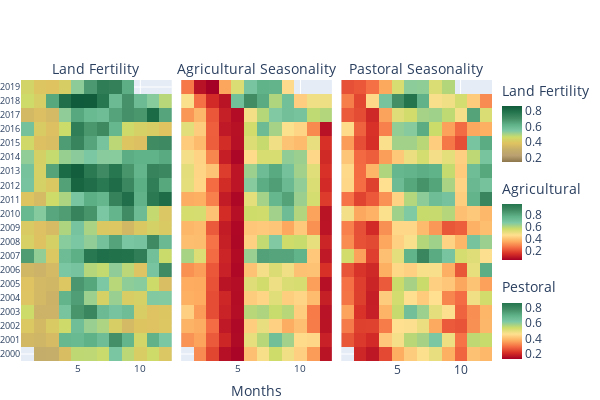

Here is the notebook cell this chart was saved with:
### Code cell
fig = make_subplots(rows = 1, cols =3, shared_yaxes=True, horizontal_spacing=0.02, subplot_titles=("Land Fertility", "Agricultural Seasonality","Pastoral Seasonality"))

fig.append_trace(go.Heatmap(
    x=ndvi_norm['Masool'].index.month,
    y=ndvi_norm['Masool'].index.year,
    z=ndvi_norm['Masool'],
    colorscale=[[0.0, "rgb(140,119,75)"],
                [0.1111111111111111, "rgb(186,160,113)"],
                [0.2222222222222222, "rgb(197,174,105)"],
                [0.3333333333333333, "rgb(223,194,97)"],
                [0.4444444444444444, "rgb(205,220,105)"],
                [0.5555555555555556, "rgb(125,200,165)"],
                [0.6666666666666666, "rgb(95,177,135)"],
                [0.7777777777777778, "rgb(66,140,100)"],
                [0.8888888888888888, "rgb(36,117,78)"],
                [1.0, "rgb(16,91,59)"]],
    colorbar=dict(title="Land Fertility", x=1, y=0.85, lenmode="pixels", len = 100, thickness=20),
    zmid = 0.5
), row=1, col=1)

fig.append_trace(go.Heatmap(
    x = agri_seasonality['Masool'].index.month,
    y = agri_seasonality['Masool'].index.year,
    z = agri_seasonality['Masool'], 
    colorscale=[[0.0, "rgb(165,0,38)"],
                [0.1111111111111111, "rgb(215,48,39)"],
                [0.2222222222222222, "rgb(244,109,67)"],
                [0.3333333333333333, "rgb(253,174,97)"],
                [0.4444444444444444, "rgb(254,224,144)"],
                [0.5555555555555556, "rgb(205,220,105)"],
                [0.6666666666666666, "rgb(125,200,165)"],
                [0.7777777777777778, "rgb(95,177,135)"],
                [0.8888888888888888, "rgb(66,140,100)"],
                [1.0, "rgb(36,117,78)"]],
    colorbar=dict(title="Agricultural",x=1, y=0.5, lenmode="pixels", len = 100, thickness=20),
    zmid = 0.5
    ), row=1, col=2)

fig.append_trace(go.Heatmap(
    x=past_seasonality['Masool'].index.month,
    y=past_seasonality['Masool'].index.year,
    z=past_seasonality['Masool'],
    colorscale=[[0.0, "rgb(165,0,38)"],
                [0.1111111111111111, "rgb(215,48,39)"],
                [0.2222222222222222, "rgb(244,109,67)"],
                [0.3333333333333333, "rgb(253,174,97)"],
                [0.4444444444444444, "rgb(254,224,144)"],
                [0.5555555555555556, "rgb(205,220,105)"],
                [0.6666666666666666, "rgb(125,200,165)"],
                [0.7777777777777778, "rgb(95,177,135)"],
                [0.8888888888888888, "rgb(66,140,100)"],
                [1.0, "rgb(36,117,78)"]],
    colorbar=dict(title="Pestoral", x=1, y=0.15, lenmode="pixels", len = 100, thickness=20),
    zmid = 0.5
), row=1, col=3)

for i in fig['layout']['annotations']:
    i['font'] = dict(size=13.5)

fig.update_layout(
    height = 400,
    width = 600,
    margin= dict(l=0, r=20, t=80, b=10),
    xaxis = dict(
        tickfont=dict(
            size=10
        )
    ),
    xaxis2 = dict(
        title = 'Months',
        tickfont=dict(
            size=10
        )
    ),
    yaxis = dict(
        type = 'category',
        tickfont=dict(
            size=9
        )
    ),
    title= { 
#         'text':'Masool Seasonality',
        'y':0.92,
        'x':0.5,
        'xanchor': 'center',
        'yanchor': 'top'}
)

fig.show()

### Figure 1 — Plotly figure (JSON) as saved in the notebook; plotly's stock layout.template omitted (floating-point values rounded to 4 significant figures; data arrays with more than 128 entries replaced by an {"elided": "..."} marker saying what was removed)
{"data": [{"colorbar": {"len": 100, "lenmode": "pixels", "thickness": 20, "title": {"text": "Land Fertility"}, "x": 1, "y": 0.85}, "colorscale": [[0, "rgb(140,119,75)"], [0.1111, "rgb(186,160,113)"], [0.2222, "rgb(197,174,105)"], [0.3333, "rgb(223,194,97)"], [0.4444, "rgb(205,220,105)"], [0.5556, "rgb(125,200,165)"], [0.6667, "rgb(95,177,135)"], [0.7778, "rgb(66,140,100)"], [0.8889, "rgb(36,117,78)"], [1, "rgb(16,91,59)"]], "type": "heatmap", "x": {"elided": "236 int values"}, "xaxis": "x", "y": {"elided": "236 int values"}, "yaxis": "y", "z": {"elided": "236 float values"}, "zmid": 0.5}, {"colorbar": {"len": 100, "lenmode": "pixels", "thickness": 20, "title": {"text": "Agricultural"}, "x": 1, "y": 0.5}, "colorscale": [[0, "rgb(165,0,38)"], [0.1111, "rgb(215,48,39)"], [0.2222, "rgb(244,109,67)"], [0.3333, "rgb(253,174,97)"], [0.4444, "rgb(254,224,144)"], [0.5556, "rgb(205,220,105)"], [0.6667, "rgb(125,200,165)"], [0.7778, "rgb(95,177,135)"], [0.8889, "rgb(66,140,100)"], [1, "rgb(36,117,78)"]], "type": "heatmap", "x": {"elided": "236 int values"}, "xaxis": "x2", "y": {"elided": "236 int values"}, "yaxis": "y2", "z": {"elided": "236 float values"}, "zmid": 0.5}, {"colorbar": {"len": 100, "lenmode": "pixels", "thickness": 20, "title": {"text": "Pestoral"}, "x": 1, "y": 0.15}, "colorscale": [[0, "rgb(165,0,38)"], [0.1111, "rgb(215,48,39)"], [0.2222, "rgb(244,109,67)"], [0.3333, "rgb(253,174,97)"], [0.4444, "rgb(254,224,144)"], [0.5556, "rgb(205,220,105)"], [0.6667, "rgb(125,200,165)"], [0.7778, "rgb(95,177,135)"], [0.8889, "rgb(66,140,100)"], [1, "rgb(36,117,78)"]], "type": "heatmap", "x": {"elided": "236 int values"}, "xaxis": "x3", "y": {"elided": "236 int values"}, "yaxis": "y3", "z": {"elided": "236 float values"}, "zmid": 0.5}], "layout": {"annotations": [{"font": {"size": 13.5}, "showarrow": false, "text": "Land Fertility", "x": 0.16, "xanchor": "center", "xref": "paper", "y": 1, "yanchor": "bottom", "yref": "paper"}, {"font": {"size": 13.5}, "showarrow": false, "text": "Agricultural Seasonality", "x": 0.5, "xanchor": "center", "xref": "paper", "y": 1, "yanchor": "bottom", "yref": "paper"}, {"font": {"size": 13.5}, "showarrow": false, "text": "Pastoral Seasonality", "x": 0.84, "xanchor": "center", "xref": "paper", "y": 1, "yanchor": "bottom", "yref": "paper"}], "height": 400, "margin": {"b": 10, "l": 0, "r": 20, "t": 80}, "title": {"x": 0.5, "xanchor": "center", "y": 0.92, "yanchor": "top"}, "width": 600, "xaxis": {"anchor": "y", "domain": [0, 0.32], "tickfont": {"size": 10}}, "xaxis2": {"anchor": "y2", "domain": [0.34, 0.66], "tickfont": {"size": 10}, "title": {"text": "Months"}}, "xaxis3": {"anchor": "y3", "domain": [0.68, 1]}, "yaxis": {"anchor": "x", "domain": [0, 1], "tickfont": {"size": 9}, "type": "category"}, "yaxis2": {"anchor": "x2", "domain": [0, 1], "matches": "y", "showticklabels": false}, "yaxis3": {"anchor": "x3", "domain": [0, 1], "matches": "y", "showticklabels": false}}}
